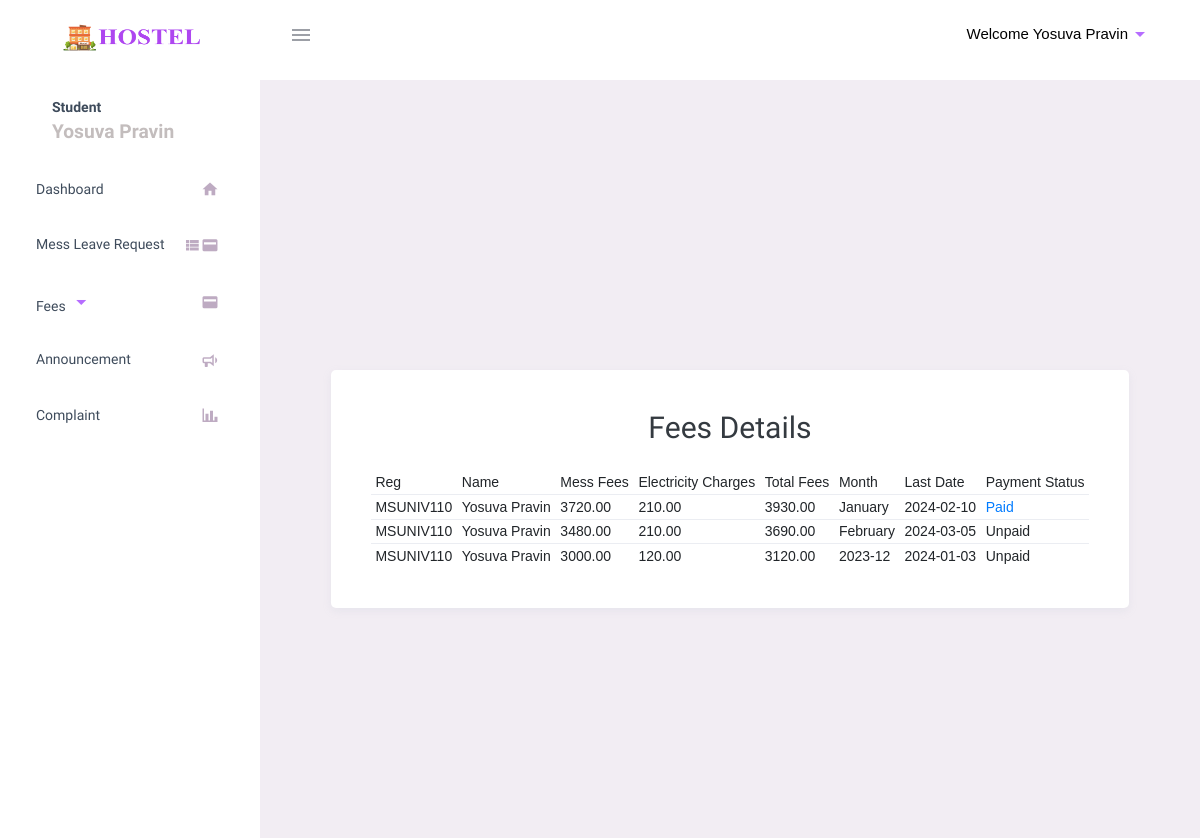
The page /stud/stud_feespay.php (signed in) on the database its author committed.
### tables this page shows
CREATE TABLE `amnt` (
  `id` int(11) NOT NULL,
  `reg` varchar(255) NOT NULL,
  `name` varchar(255) NOT NULL,
  `mess_fees` decimal(10,2) NOT NULL,
  `electricity_charges` decimal(10,2) NOT NULL,
  `total_fees` decimal(10,2) NOT NULL,
  `month` varchar(50) NOT NULL,
  `last_date` date NOT NULL,
  `laction` varchar(20) DEFAULT NULL,
  `year` int(11) DEFAULT NULL
);

### stud/stud_feespay.php (the view, shortened to what this page needs)
<?php
include("../dbconnect.php");
$reg = $_SESSION["reg"];
?>
<!DOCTYPE html>
<html lang="en">
<head>
    <link rel="stylesheet" href="../admin/include/materialdesignicons.min.css">
    <link rel="stylesheet" href="../admin/include/vendor.bundle.base.css">
    <link rel="stylesheet" href="https://cdn.jsdelivr.net/npm/@mdi/font/css/materialdesignicons.min.css">
    <link rel="stylesheet" href="../dist/css/style.min.css">
    <link rel="stylesheet" href="./include/style.css">
    <link rel="stylesheet" href="../admin/include/style.css">
</head>
<body class="">
    <div class="container-scroller">
        <header class="topbar" data-navbarbg="skin6">
            <?php include './stud_navbar.php' ?>
        </header>
        <div class="container-fluid page-body-wrapper pt-0 proBanner-padding-top">
            <div class="navcantainer d-fixed">
                <?php include './stud_sidebar.php' ?>
            </div>
            <div class="main-panel">
                <div class="content-wrapper p-4">
                    <div class="container">
                        <div class="card">
                            <div class="card-body">
                                <h2 class="text-center mb-4">Fees Details</h2>
                                <form method="post">
                <table class="table table-responsive-xl table-sm">
                    <thead>
                    <tr>
                                        <th class="fw-bolder" scope="col">Reg</th>
                                        <th class="fw-bolder" scope="col">Name</th>
                                        <th class="fw-bolder" scope="col">Mess Fees</th>
                                        <th class="fw-bolder" scope="col">Electricity Charges</th>
                                        <th class="fw-bolder" scope="col">Total Fees</th>
                                        <th class="fw-bolder" scope="col">Month</th>
                                        <th class="fw-bolder" scope="col">Last Date</th>
                                        <th class="fw-bolder" scope="col">Payment Status</th>
                                    </tr>
                    </thead>
                    <tbody>
                        <?php
                        $qry = mysqli_query($connect, "SELECT * FROM amnt WHERE reg='$reg'");
                        while ($row = mysqli_fetch_array($qry)) {
                        ?>
                            <tr>
                            <td><?php echo $row['reg']; ?></td>
                                            <td><?php echo $row['name']; ?></td>
                                            <td><?php echo $row['mess_fees']; ?></td>
                                            <td><?php echo $row['electricity_charges']; ?></td>
                                            <td><?php echo $row['total_fees']; ?></td>
                                            <td><?php echo $row['month']; ?></td>
                                            <td><?php echo $row['last_date']; ?></td>
                                            <td>
    <?php
        if ($row['laction'] === null) {
            echo "Unpaid";
        } else {
            echo "<a href='receipt.php?id=".$row['id']."'>Paid</a>";
        }
    ?>
</td>
                            </tr>
                        <?php
                        }
                        ?>
                    </tbody>
                </table>
            </form>
            </div>
        </div>
                    </div>
                </div>
            </div>
        </div>
    </div>
</body>
</html>

### stud/include/style.css (style rules this page uses)
* { margin: 0; padding: 0; box-sizing: border-box; }
body { font-family: 'Inter', sans-serif; }

### stud/stud_feespay.php (style rules this page uses)
.card-body h2 { font-family: 'Montserrat Alternates', sans-serif; }
.container { display: flex; justify-content: center; align-items: center; height: 100vh; }

### rows shown on the page
amnt: reg "MSUNIV110", name "Yosuva Pravin", mess_fees "3720.00", electricity_charges "210.00", total_fees "3930.00", month "January", last_date "2024-02-10"
amnt: reg "MSUNIV110", name "Yosuva Pravin", mess_fees "3480.00", electricity_charges "210.00", total_fees "3690.00", month "February", last_date "2024-03-05", shows "Unpaid"
amnt: reg "MSUNIV110", name "Yosuva Pravin", mess_fees "3000.00", electricity_charges "120.00", total_fees "3120.00", month "2023-12", last_date "2024-01-03", shows "Unpaid"

### other values the page prints
$_SESSION['name'] "Yosuva Pravin"
